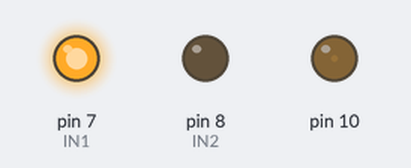
Bench run of a sketch on a simulated Arduino Uno, built with avr-gcc and run on an emulated ATmega328P. On the bench: output pins drawn as LEDs (lit = HIGH).

Above: at 0.05 s.
At 1.2 s:
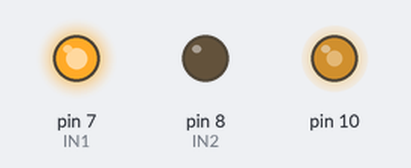
At 2.35 s:
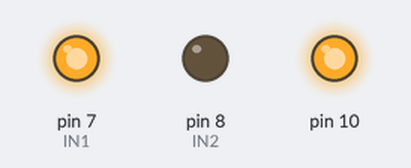
At 4.65 s:
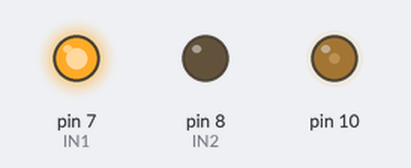
Timing chart, 0 to 7.9 s (numbered marks = the images above):
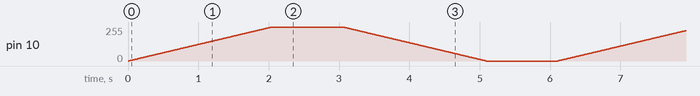

The sketch:

vel-otro-pin.ino
```cpp
// Fallo (lección 10): rampa en D10; ENA (D9) queda deshabilitado.
const int IN1 = 7;
const int IN2 = 8;
const int ENA = 9;

void setup() {
  pinMode(IN1, OUTPUT);
  pinMode(IN2, OUTPUT);
  digitalWrite(IN1, HIGH);
  digitalWrite(IN2, LOW);
}

void loop() {
  for (int v = 0; v <= 255; v++) {
    analogWrite(10, v);
    delay(8);
  }
  delay(1000);
  for (int v = 255; v >= 0; v--) {
    analogWrite(10, v);
    delay(8);
  }
  delay(1000);
}
```
